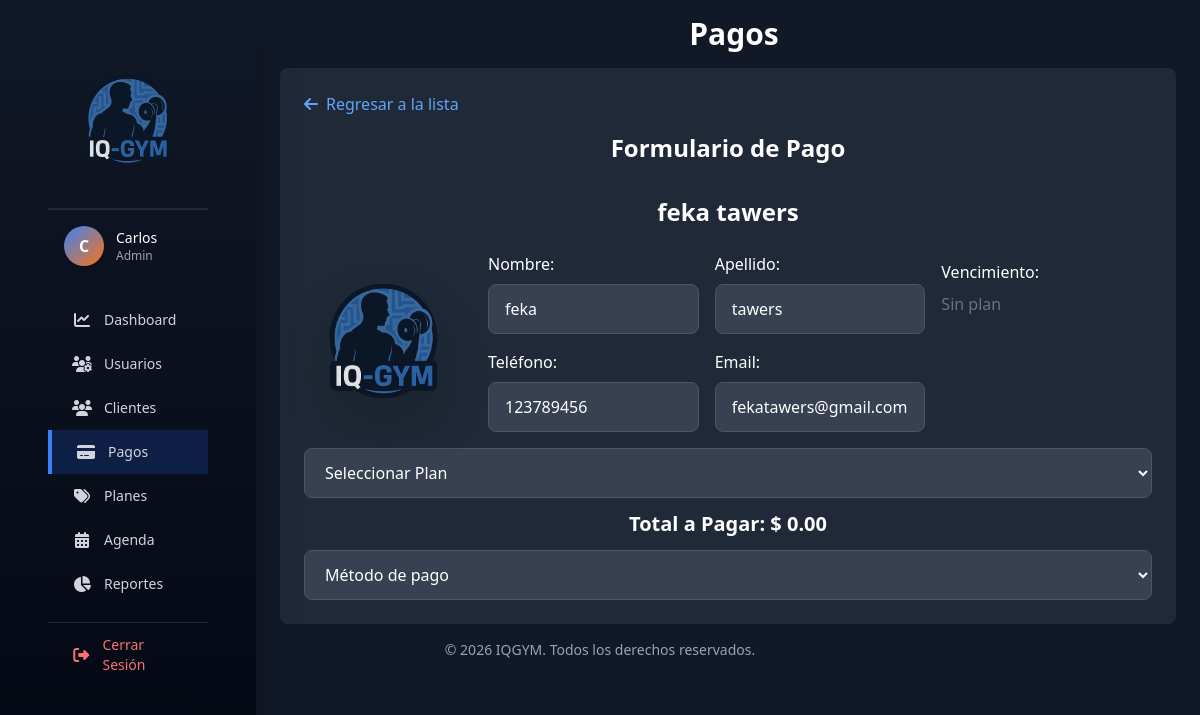
/pagos/index.php?id=1 (signed in), run on the app's committed database.
### tables this page shows
CREATE TABLE `clientes` (
  `id_cliente` int(11) NOT NULL,
  `nombre` varchar(100) NOT NULL,
  `apellido` varchar(100) NOT NULL,
  `email` varchar(150) DEFAULT NULL,
  `telefono` varchar(15) NOT NULL,
  `direccion` text DEFAULT NULL,
  `fecha_nacimiento` date DEFAULT NULL,
  `genero` enum('masculino','femenino','otro') DEFAULT 'otro',
  `id_plan_actual` int(11) DEFAULT NULL,
  `estatus` enum('activo','inactivo','suspendido') DEFAULT 'activo',
  `fecha_vencimiento` date DEFAULT NULL,
  `foto_perfil` varchar(255) DEFAULT NULL,
  `fecha_registro` datetime DEFAULT NULL,
  `fecha_ultima_visita` datetime DEFAULT NULL,
  `notas` text DEFAULT NULL,
  `id_entrenador_asignado` int(11) DEFAULT NULL
);

### pagos/form.php (the view, shortened to what this page needs)
<section class="bg-gray-800 rounded-lg p-6 max-w-4xl mx-auto">
    <div class="mb-4">
        <a href="index.php" class="text-blue-400 hover:text-blue-300 flex items-center gap-2 w-fit">
            <i class="fa-solid fa-arrow-left"></i> Regresar a la lista
        </a>
    </div>
    <h2 class="text-white text-2xl font-semibold text-center mb-6">
        <?= $cliente_seleccionado
            ? 'Formulario de Pago <br><br> ' . htmlspecialchars($cliente_seleccionado['nombre'] . ' ' . $cliente_seleccionado['apellido'])
            : 'Registrar Pago' ?>
    </h2>
    <form method="POST" action="index.php">
        <div class="flex flex-col md:flex-row gap-6 items-center">
            <div class="flex flex-col items-center justify-center min-w-[160px]">
                <img src="../assets/IMAGES/logo.png" alt="FotoCliente"
                    class="w-40 h-40 object-contain drop-shadow-2xl">
            </div>
            <div class="flex flex-col md:flex-row gap-4 w-full max-w-2xl mb-4">
                <div class="flex-1">
                    <h3 class="mb-2 text-white">Nombre:</h3>
                    <input type="text" name="txtnombre" id="txtnombre"
                        value="<?= htmlspecialchars($cliente_seleccionado['nombre'] ?? '') ?>" class="w-full px-4 py-3 bg-gray-700 border border-gray-600 rounded-lg
                        text-white placeholder-gray-400 focus:outline-none focus:ring-2 focus:ring-blue-500
                        focus:border-transparent transition mb-4" required>
                    <h3 class="mb-2 text-white">Teléfono:</h3>
                    <input type="text" name="txttelefono" id="txttelefono"
                        value="<?= htmlspecialchars($cliente_seleccionado['telefono'] ?? '') ?>" class="w-full px-4 py-3 bg-gray-700 border border-gray-600 rounded-lg
                        text-white placeholder-gray-400 focus:outline-none focus:ring-2 focus:ring-blue-500
                        focus:border-transparent transition" required>
                </div>
                <div class="flex-1">
                    <h3 class="mb-2 text-white">Apellido:</h3>
                    <input type="text" name="txtapellido" id="txtapellido"
                        value="<?= htmlspecialchars($cliente_seleccionado['apellido'] ?? '') ?>" class="w-full px-4 py-3 bg-gray-700 border border-gray-600 rounded-lg
                        text-white placeholder-gray-400 focus:outline-none focus:ring-2 focus:ring-blue-500
                        focus:border-transparent transition mb-4" required>
                    <h3 class="mb-2 text-white">Email:</h3>
                    <input type="email" name="txtemail" id="txtemail"
                        value="<?= htmlspecialchars($cliente_seleccionado['email'] ?? '') ?>" class="w-full px-4 py-3 bg-gray-700 border border-gray-600 rounded-lg
                        text-white placeholder-gray-400 focus:outline-none focus:ring-2 focus:ring-blue-500
                        focus:border-transparent transition" required>
                </div>
                <div class="flex-1 mt-2">
                    <h3 class="mb-2 text-white">Vencimiento:</h3>
                    <?php if ($cliente_seleccionado && $cliente_seleccionado['fecha_vencimiento']): ?>
                        <?php
                        $dias_restantes = floor((strtotime($cliente_seleccionado['fecha_vencimiento']) - time()) / 86400);
                        $color = $dias_restantes < 0 ? 'text-red-400' : ($dias_restantes <= 7 ? 'text-yellow-400' : 'text-gray-300');
                        ?>
                        <span class="<?= $color ?>">
                            <?= date('d/m/Y', strtotime($cliente_seleccionado['fecha_vencimiento'])) ?>
                        </span>
                    <?php else: ?>
                        <span class="text-gray-500">Sin plan</span>
                    <?php endif; ?>
                </div>
            </div>
        </div>
        <div>
            <select name="plan" id="plan" class="w-full px-4 py-3 bg-gray-700 border border-gray-600 rounded-lg
                        text-white placeholder-gray-400 focus:outline-none focus:ring-2 focus:ring-blue-500
                        focus:border-transparent transition mb-3">
                <option value="">Seleccionar Plan</option>
            </select>
        </div>
        <div>
            <h2 class="text-center text-white font-semibold text-xl mb-3">
                Total a Pagar: $<span id="total_pagar">
                    <?= $cliente_seleccionado['precio'] ? number_format($cliente_seleccionado['precio'], 2) : '0.00' ?>
                </span>
            </h2>
            <select name="formato_pago" id="formato_pago" class="w-full px-4 py-3 bg-gray-700 border border-gray-600 rounded-lg
                        text-white placeholder-gray-400 focus:outline-none focus:ring-2 focus:ring-blue-500
                        focus:border-transparent transition">
                <option value="opciones">Método de pago</option>
            </select>
        </div>
    </form>
</section>

### data on the page
clientes: nombre+apellido "feka tawers", txtnombre "feka", txttelefono "123789456", txtapellido "tawers", txtemail "fekatawers@gmail.com"

### other printed values
substr($_SESSION['nombre'], 0, 1) "C"
$_SESSION['nombre'] "Carlos"
$_SESSION['rol'] "Admin"
